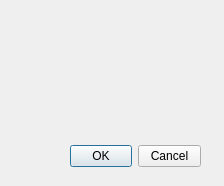
<?xml version="1.0" encoding="UTF-8"?>
<ui version="4.0">
 <class>ConnectionSetting</class>
 <widget class="QDialog" name="ConnectionSetting">
  <property name="geometry">
   <rect>
    <x>0</x>
    <y>0</y>
    <width>224</width>
    <height>186</height>
   </rect>
  </property>
  <property name="windowTitle">
   <string>Dialog</string>
  </property>
  <widget class="QDialogButtonBox" name="buttonBox">
   <property name="geometry">
    <rect>
     <x>70</x>
     <y>140</y>
     <width>131</width>
     <height>32</height>
    </rect>
   </property>
   <property name="orientation">
    <enum>Qt::Horizontal</enum>
   </property>
   <property name="standardButtons">
    <set>QDialogButtonBox::Cancel|QDialogButtonBox::Ok</set>
   </property>
  </widget>
 </widget>
 <resources/>
 <connections>
  <connection>
   <sender>buttonBox</sender>
   <signal>accepted()</signal>
   <receiver>ConnectionSetting</receiver>
   <slot>accept()</slot>
   <hints>
    <hint type="sourcelabel">
     <x>248</x>
     <y>254</y>
    </hint>
    <hint type="destinationlabel">
     <x>157</x>
     <y>274</y>
    </hint>
   </hints>
  </connection>
  <connection>
   <sender>buttonBox</sender>
   <signal>rejected()</signal>
   <receiver>ConnectionSetting</receiver>
   <slot>reject()</slot>
   <hints>
    <hint type="sourcelabel">
     <x>316</x>
     <y>260</y>
    </hint>
    <hint type="destinationlabel">
     <x>286</x>
     <y>274</y>
    </hint>
   </hints>
  </connection>
 </connections>
</ui>
